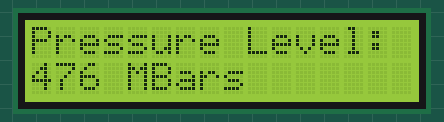
The program below on a simulated Arduino Uno, built with avr-gcc and run on an emulated ATmega328P. Shown: 16×2 character LCD.

Above: at 0.1 s.
At 0.7 s:
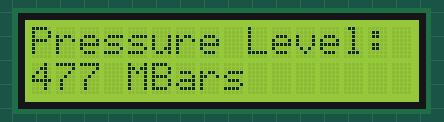
At 1.7 s:
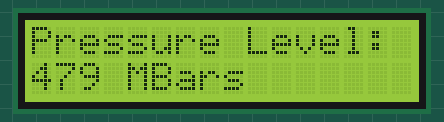
At 2.7 s:
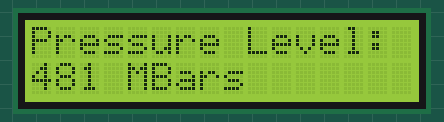
At 3.7 s:
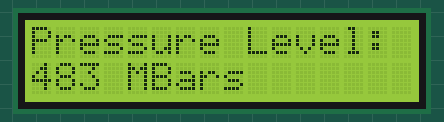
At 5.2 s:
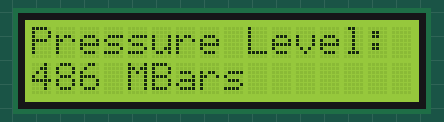

Measured:
- by itself, everything shown: repeats every 5.6 s, in 11 steps
- what the display in image 1 shows lasts 0.5 s, from 0.6 s to 1.1 s

The program:

main.cpp
```cpp
#include <Arduino.h>

#include <Wire.h>
#include <LiquidCrystal_I2C.h>

// Set the LCD address to 0x27 for a 16 chars and 2 line display
LiquidCrystal_I2C lcd(0x27, 16, 2);

void setup()
{
  // initialize the LCD
  lcd.begin();

  // Turn on the blacklight and print a message.
  lcd.backlight();
  }

void loop()
{
  // Do nothing here...
  lcd.clear();
  lcd.setCursor(0,0);
  lcd.print("Pressure Level: ");

  for(int i=0; i<= 10; i++){
    lcd.setCursor(0,1);
    lcd.print(476+i);
    lcd.print(" MBars");
    delay(500);
  }

}
```
